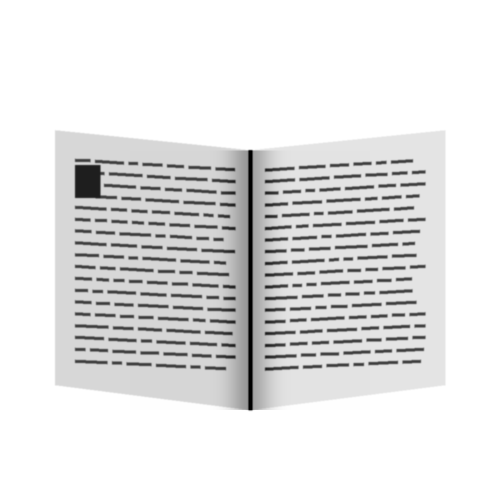
#> input picture video/assets/src/book.png, 1000 x 1000 px, given as the content of the folder ../assets/src/book.png, which was not available (shown at 1/2 size)
$ python sheet.py ../assets/src/book.png ../assets/src/cell.png 5
#> lines starting #> are read from the running program, lines starting #| are printed output that depends on the picture; pictures that were not available may be replaced by others from this repository, and a replacement may not be noted
"""Contact sheet: python3 sheet.py <dir> <out.png> [cols]  — tiles all PNGs with time labels."""
import glob, os, sys
from PIL import Image, ImageDraw
d, out = sys.argv[1], sys.argv[2]
cols = int(sys.argv[3]) if len(sys.argv) > 3 else 3
fs = sorted(glob.glob(os.path.join(d, '*.png')))
tw, th = 640, 360
rows = (len(fs) + cols - 1) // cols
sheet = Image.new('RGB', (cols * tw, rows * (th + 24)), 'white')
#> sheet: PIL image 3200x384 RGB; every value is 255
dr = ImageDraw.Draw(sheet)
for i, f in enumerate(fs):
    im = Image.open(f).convert('RGB').resize((tw, th), Image.LANCZOS)
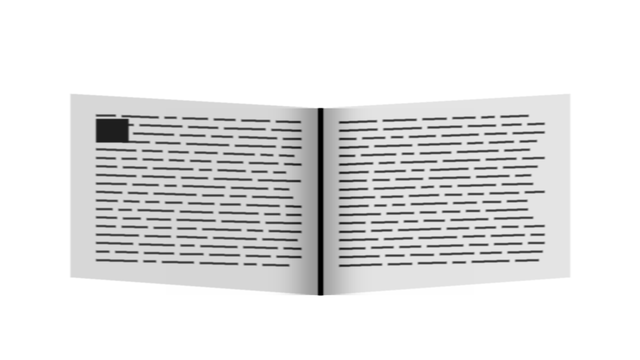
#> im: PIL image 640x360 RGB; min 0, max 255, mean 228.4
    x, y = (i % cols) * tw, (i // cols) * (th + 24)
    sheet.paste(im, (x, y + 24))
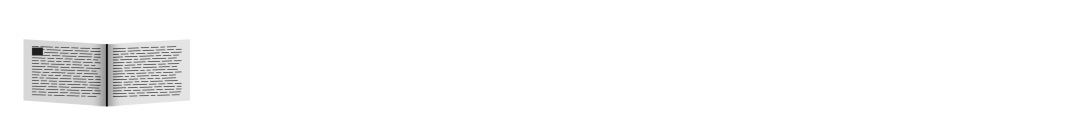
#> sheet: PIL image 3200x384 RGB (shown at 1/3 size); min 0, max 255, mean 250
    dr.text((x + 6, y + 4), os.path.basename(f)[1:-4] + 's', fill=(200, 0, 0))
sheet.save(out)

$ run again, on video/assets/src/cell.png
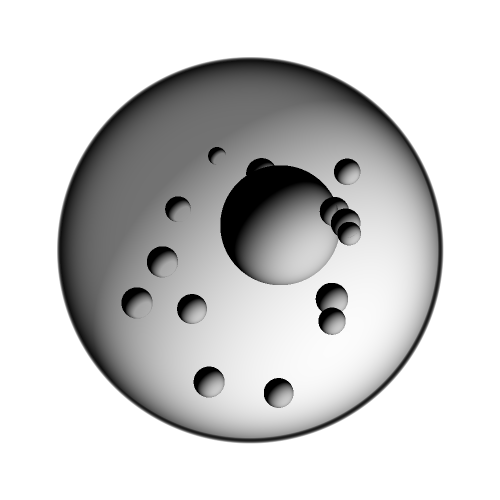
#> input picture video/assets/src/cell.png, 1000 x 1000 px, given as the content of the folder ../assets/src/cell.png, which was not available (shown at 1/2 size)
#> `im = Image.open(f).convert('RGB').resize((tw, th), Image.LANCZOS)`:
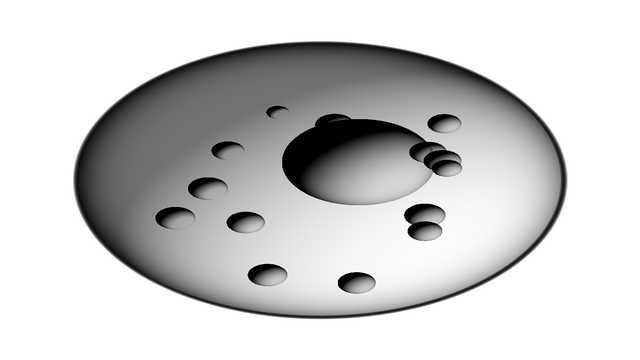
#> im: PIL image 640x360 RGB; min 0, max 255, mean 204.4
#> `sheet.paste(im, (x, y + 24))`:
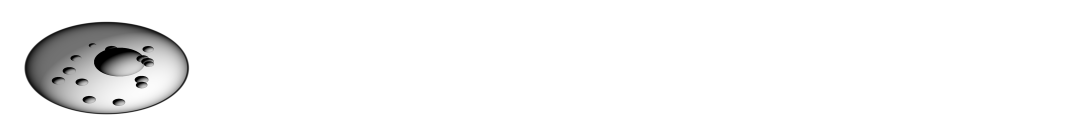
#> sheet: PIL image 3200x384 RGB (shown at 1/3 size); min 0, max 255, mean 245.5

$ run again, on video/assets/src/chip.png
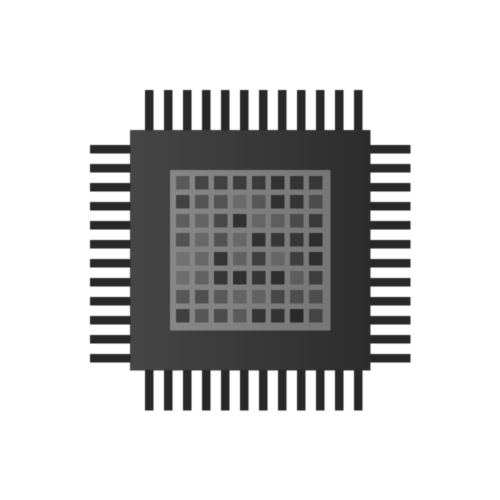
#> input picture video/assets/src/chip.png, 1000 x 1000 px, given as the content of the folder ../assets/src/chip.png, which was not available (shown at 1/2 size)
#> `im = Image.open(f).convert('RGB').resize((tw, th), Image.LANCZOS)`:
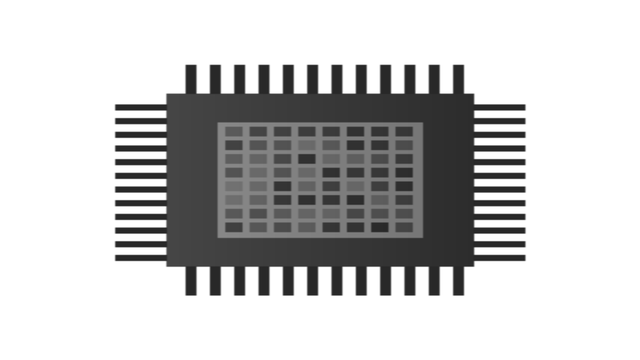
#> im: PIL image 640x360 RGB; min 31, max 255, mean 199.8
#> `sheet.paste(im, (x, y + 24))`:
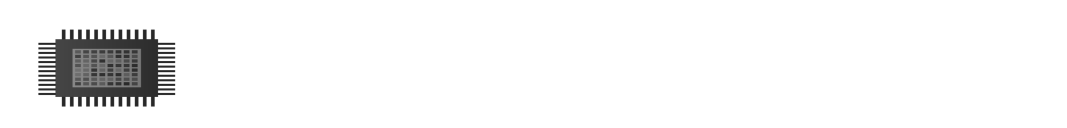
#> sheet: PIL image 3200x384 RGB (shown at 1/3 size); min 31, max 255, mean 244.6
